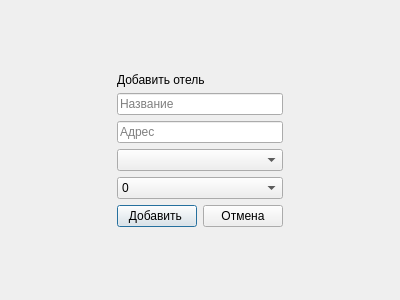
<?xml version="1.0" encoding="UTF-8"?>
<ui version="4.0">
 <class>AddHotelWindow</class>
 <widget class="QDialog" name="AddHotelWindow">
  <property name="geometry">
   <rect>
    <x>0</x>
    <y>0</y>
    <width>400</width>
    <height>300</height>
   </rect>
  </property>
  <property name="windowTitle">
   <string>Dialog</string>
  </property>
  <layout class="QGridLayout" name="gridLayout">
   <item row="0" column="1">
    <spacer name="verticalSpacer">
     <property name="orientation">
      <enum>Qt::Vertical</enum>
     </property>
     <property name="sizeHint" stdset="0">
      <size>
       <width>20</width>
       <height>49</height>
      </size>
     </property>
    </spacer>
   </item>
   <item row="2" column="1">
    <spacer name="verticalSpacer_2">
     <property name="orientation">
      <enum>Qt::Vertical</enum>
     </property>
     <property name="sizeHint" stdset="0">
      <size>
       <width>20</width>
       <height>48</height>
      </size>
     </property>
    </spacer>
   </item>
   <item row="1" column="0">
    <spacer name="horizontalSpacer">
     <property name="orientation">
      <enum>Qt::Horizontal</enum>
     </property>
     <property name="sizeHint" stdset="0">
      <size>
       <width>80</width>
       <height>20</height>
      </size>
     </property>
    </spacer>
   </item>
   <item row="1" column="1">
    <layout class="QVBoxLayout" name="verticalLayout_2">
     <item>
      <layout class="QVBoxLayout" name="verticalLayout">
       <item>
        <widget class="QLabel" name="label">
         <property name="text">
          <string>Добавить отель</string>
         </property>
        </widget>
       </item>
       <item>
        <widget class="QLineEdit" name="NamelineEdit">
         <property name="placeholderText">
          <string>Название</string>
         </property>
        </widget>
       </item>
       <item>
        <widget class="QLineEdit" name="AdresslineEdit">
         <property name="placeholderText">
          <string>Адрес</string>
         </property>
        </widget>
       </item>
       <item>
        <widget class="QComboBox" name="CountrycomboBox"/>
       </item>
       <item>
        <widget class="QComboBox" name="ServicecomboBox">
         <item>
          <property name="text">
           <string>0</string>
          </property>
         </item>
         <item>
          <property name="text">
           <string>5</string>
          </property>
         </item>
         <item>
          <property name="text">
           <string>4</string>
          </property>
         </item>
         <item>
          <property name="text">
           <string>3</string>
          </property>
         </item>
         <item>
          <property name="text">
           <string>2</string>
          </property>
         </item>
         <item>
          <property name="text">
           <string>1</string>
          </property>
         </item>
        </widget>
       </item>
      </layout>
     </item>
     <item>
      <layout class="QHBoxLayout" name="horizontalLayout">
       <item>
        <widget class="QPushButton" name="AddpushButton">
         <property name="text">
          <string>Добавить </string>
         </property>
        </widget>
       </item>
       <item>
        <widget class="QPushButton" name="CancelpushButton">
         <property name="text">
          <string>Отмена</string>
         </property>
        </widget>
       </item>
      </layout>
     </item>
    </layout>
   </item>
   <item row="1" column="2">
    <spacer name="horizontalSpacer_2">
     <property name="orientation">
      <enum>Qt::Horizontal</enum>
     </property>
     <property name="sizeHint" stdset="0">
      <size>
       <width>79</width>
       <height>20</height>
      </size>
     </property>
    </spacer>
   </item>
  </layout>
 </widget>
 <resources/>
 <connections/>
</ui>
